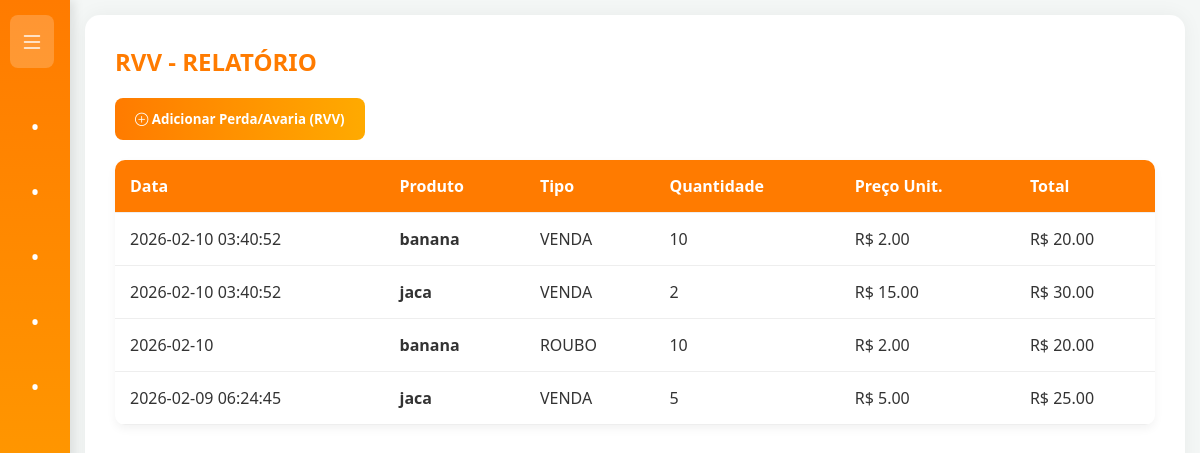
Page /rvv on the committed database.
### tables this page shows
CREATE TABLE rvv (
    id INTEGER PRIMARY KEY AUTOINCREMENT,
    produto_id INTEGER NOT NULL,
    tipo TEXT NOT NULL CHECK(tipo IN ('VENDA', 'ROUBO', 'VENCIMENTO')),
    quantidade INTEGER NOT NULL,
    preco_unitario REAL NOT NULL,
    total REAL NOT NULL,
    data DATETIME DEFAULT CURRENT_TIMESTAMP,
    FOREIGN KEY (produto_id) REFERENCES produtos(id)
);

CREATE TABLE produtos (
    id INTEGER PRIMARY KEY AUTOINCREMENT,
    produto TEXT NOT NULL,
    preco REAL NOT NULL,
    codigo TEXT NOT NULL UNIQUE,
    vencimento DATE,
    estoque_loja INTEGER NOT NULL DEFAULT 0,
    estoque_minimo INTEGER NOT NULL DEFAULT 0
);

### main.py (the view)
@app.route('/rvv')
def rvv():
    conn = conectar_db()
    cursor = conn.cursor()
    cursor.execute("""
        SELECT rvv.*, produtos.produto
        FROM rvv
        JOIN produtos ON produtos.id = rvv.produto_id
        ORDER BY data DESC
    """)
    registros = cursor.fetchall()
    cursor.execute("SELECT id, produto FROM produtos ORDER BY produto")
    produtos_lista = cursor.fetchall()
    conn.close()
    return render_template('rvv.html', registros=registros, produtos_lista=produtos_lista)

### main.py (called while the page is built)
def conectar_db():
    conn = sqlite3.connect("database.db")
    conn.row_factory = sqlite3.Row
    return conn

### templates/rvv.html (shortened to what this page needs)
{% extends 'base.html' %}
{% block content %}
    <link rel="stylesheet" href="{{ url_for('static', filename='rvv.css') }}">
    <h2>RVV - Relatório</h2>
    <div>
        <button onclick="AbrirModalRVV()">
            <i class="bi bi-plus-circle"></i> Adicionar Perda/Avaria (RVV)
        </button>
    </div>
    <table>
        <thead>
            <tr>
                <th>Data</th>
                <th>Produto</th>
                <th>Tipo</th>
                <th>Quantidade</th>
                <th>Preço Unit.</th>
                <th>Total</th>
            </tr>
        </thead>
        <tbody>
            {% for r in registros %}
            <tr>
                <td data-label="Data">{{ r.data }}</td>
                <td data-label="Produto"><strong>{{ r.produto }}</strong></td>
                <td data-label="Tipo">{{ r.tipo }}</td>
                <td data-label="Quantidade">{{ r.quantidade }}</td>
                <td data-label="Preço Unit.">R$ {{ '%.2f'|format(r.preco_unitario) }}</td>
                <td data-label="Total">R$ {{ '%.2f'|format(r.total) }}</td>
            </tr>
            {% endfor %}
        </tbody>
    </table>
{% endblock %}

### templates/base.html (shortened to what this page needs)
<!DOCTYPE html>
<html lang="pt-br">
<head>
    <link
      rel="stylesheet"
      href="https://cdn.jsdelivr.net/npm/bootstrap-icons@1.11.3/font/bootstrap-icons.css"
    >
    <link rel="stylesheet" href="static/base.css">
</head>
<body>
    <nav class="sidebar">
        <button id="menu">
            <i class="bi bi-list"></i>
        </button>
        <ul class="opcoes">
            <li><a href="{{ url_for('usuarios') }}">Usuário</a></li>
            <li><a href="{{ url_for('produtos') }}">Produtos</a></li>
            <li><a href="{{ url_for('venda') }}">venda</a></li>
            <li><a href="{{ url_for('rvv') }}">RVV</a></li>
            <li><a href="{{ url_for('homepage')}}"></a></li>
        </ul>
    </nav>
    <main>
        {% block content %}{% endblock %}
    </main>
</body>
</html>

### static/base.css (style rules this page uses)
:root { --harvest-orange: #ff7b00ff; --dark-orange: #ff8800ff; --deep-saffron: #ff9500ff; --amber-glow: #ffa200ff; --orange: #ffaa00ff; --amber-flame: #ffb700ff; --school-bus-yellow: #ffc300ff; --bright-amber: #ffd000ff; --bright-gold: #ffdd00ff; --sunbeam-yellow: #ffea00ff; --white: #ffffff; --bg-light: #f4f7f6; --text-dark: #333; }
* { margin: 0; padding: 0; box-sizing: border-box; font-family: 'Segoe UI', Tahoma, Geneva, Verdana, sans-serif; }
body { display: flex; height: 100vh; background-color: var(--bg-light); color: var(--text-dark); overflow: hidden; }
.sidebar { background: linear-gradient(180deg, var(--harvest-orange), var(--orange)); width: 70px; height: 100vh; transition: width 0.4s cubic-bezier(0.4, 0, 0.2, 1); padding: 15px 10px; display: flex; flex-direction: column; box-shadow: 4px 0 10px rgba(0,0,0,0.1); z-index: 1000; }
#menu { background: rgba(255, 255, 255, 0.2); border: none; font-size: 24px; cursor: pointer; color: white; padding: 10px; border-radius: 8px; transition: background 0.3s; align-self: flex-start; margin-bottom: 20px; }
.opcoes { list-style: none; width: 100%; margin-top: 10px; }
.opcoes li { margin-bottom: 8px; width: 100%; }
.opcoes li a { text-decoration: none; color: white; font-weight: 500; display: flex; align-items: center; padding: 12px; border-radius: 8px; white-space: nowrap; transition: all 0.3s; }
.sidebar:not(.aberto) .opcoes li a { font-size: 0; justify-content: center; }
.sidebar:not(.aberto) .opcoes li a::before { content: "•"; font-size: 24px; }
main { flex: 1; padding: 30px; overflow-y: auto; background: var(--white); margin: 15px; border-radius: 15px; box-shadow: 0 0 20px rgba(0,0,0,0.05); }

### static/rvv.css (style rules this page uses)
:root { --harvest-orange: #ff7b00ff; --dark-orange: #ff8800ff; --orange: #ffaa00ff; --amber-glow: #ffa200ff; --white: #ffffff; }
h2 { color: var(--harvest-orange); margin-bottom: 20px; text-transform: uppercase; font-size: 1.5rem; }
button[onclick="AbrirModalRVV()"] { background: linear-gradient(90deg, var(--harvest-orange), var(--orange)); color: white; border: none; padding: 12px 20px; border-radius: 8px; cursor: pointer; font-weight: bold; transition: 0.3s; margin-bottom: 20px; }
table { width: 100%; border-collapse: collapse; background: white; border-radius: 10px; overflow: hidden; box-shadow: 0 4px 10px rgba(0,0,0,0.05); }
thead { background: var(--harvest-orange); color: white; }
th, td { padding: 15px; text-align: left; border-bottom: 1px solid #eee; }

### rows in the picture
rvv: data "2026-02-10 03:40:52", produto "banana", tipo "VENDA", quantidade "10", preco_unitario "2.00", total "20.00"
rvv: data "2026-02-10 03:40:52", produto "jaca", tipo "VENDA", quantidade "2", preco_unitario "15.00", total "30.00"
rvv: data "2026-02-10", produto "banana", tipo "ROUBO", quantidade "10", preco_unitario "2.00", total "20.00"
rvv: data "2026-02-09 06:24:45", produto "jaca", tipo "VENDA", quantidade "5", preco_unitario "5.00", total "25.00"
